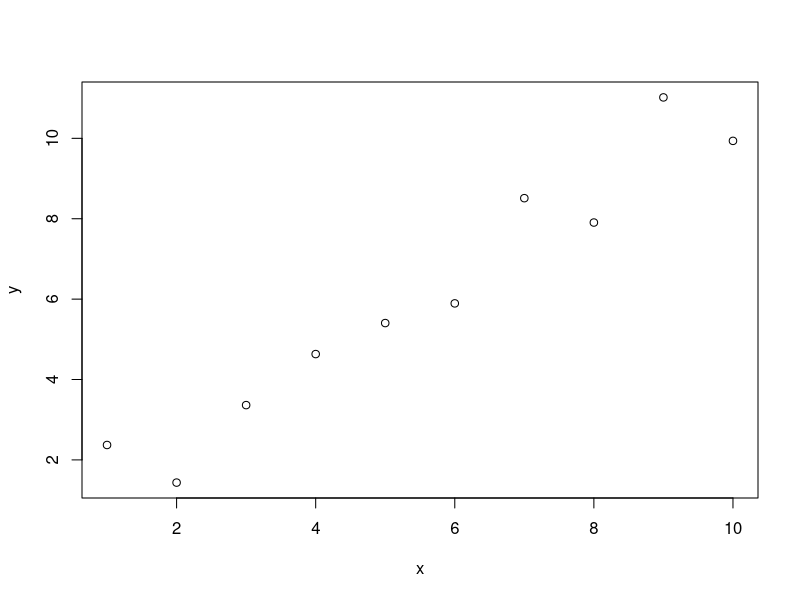
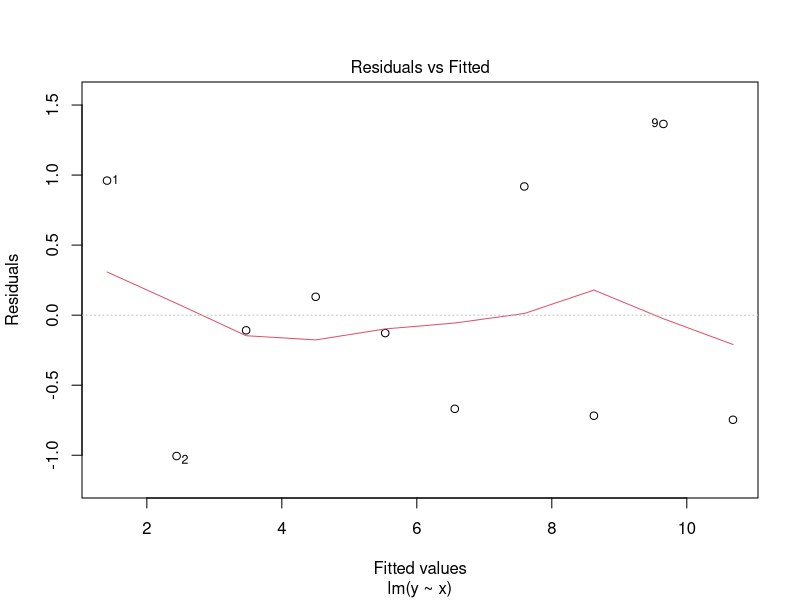
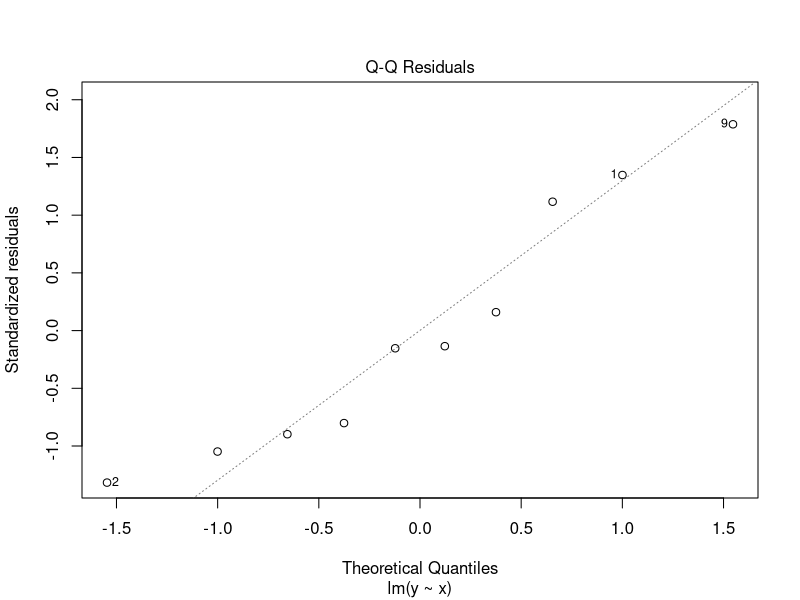
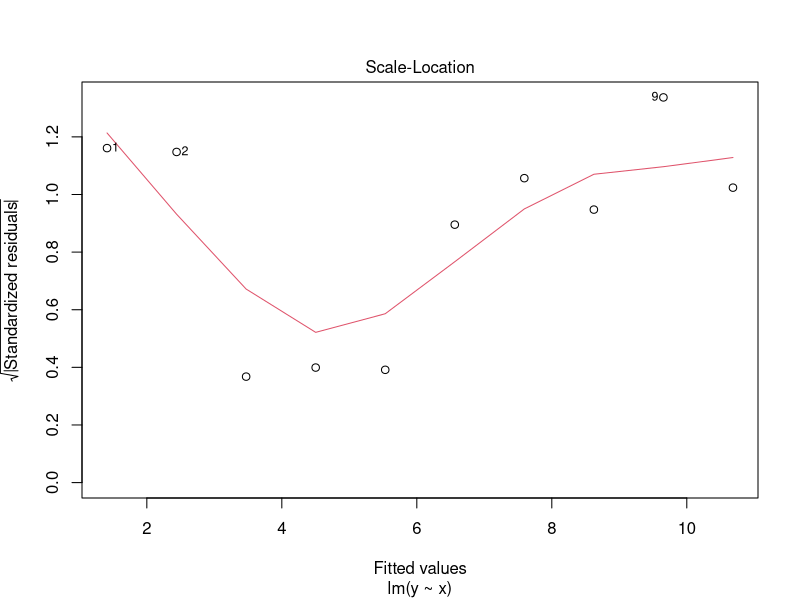
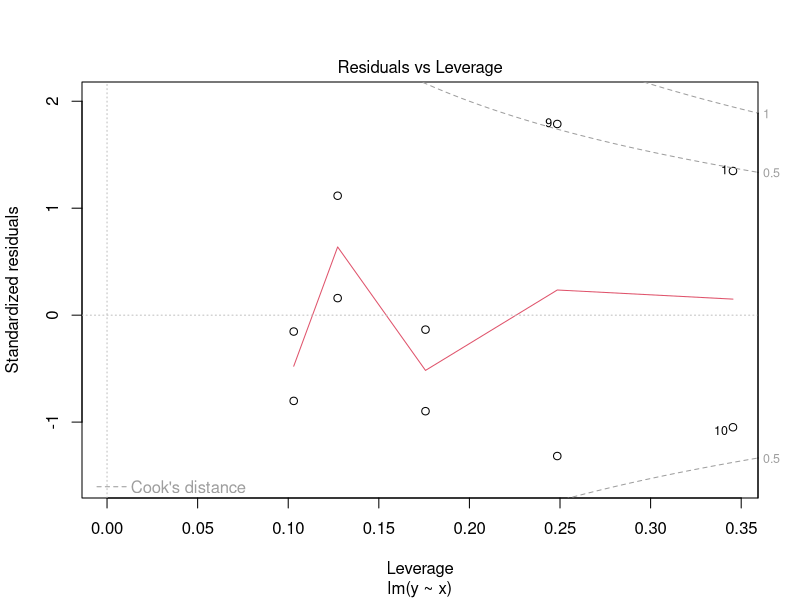
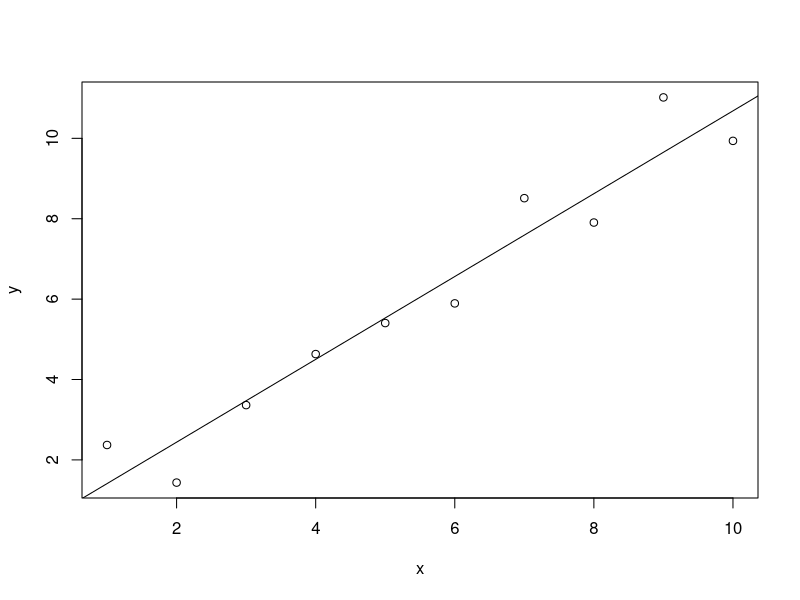

Write the R code that produced these figures, in order.
# Strings and quotes

"this is a string"

'this is also a string'

"This is a 'string' with quotes in it"

'This is also a \'string\' with quotes in it'

# Statistical procedures

?t.test

?rnorm

set.seed(42)

x <- 1:10
e <- rnorm(10, 0, 1)
y <- x + e

t.test(x, y)
t.test(x, y, paired = TRUE)

?cor

cor(x, y)

# Modelling

plot(y~x)

model <- lm(y~x)
summary(model)
plot(model)

plot(y~x)
abline(model)

# Built-in R data sets

data()

# Let's use iris

iris

head(iris)
iris$Species
iris$Sepal.Length
mean(iris$Sepal.Length)


# Let's pretend there's a ridiculous outlier

iris$Sepal.Length[15] <- 999
iris$Sepal.Length

mean(iris$Sepal.Length)

# Sometimes a value like 999 is really just a missing observation coded a weird way. Let's replace it

iris$Sepal.Length[15] <- NA
mean(iris$Sepal.Length)

mean(iris$Sepal.Length, na.rm = TRUE)


#More about NA

NA + 4
NA * 100
1 / 0

NA == 0

q <- NA

is.na(q)
is.na(0)
!is.na(q)

is.na(iris$Sepal.Length)
sum(is.na(iris$Sepal.Length))

iris2 <- na.omit(iris)

iris[is.na(iris$Sepal.Length), ]

# Class changes

class(iris$Sepal.Length)
iris$Sepal.Length[1]
iris$Sepal.Length[1] <- "5.1"

class(iris$Sepal.Length)
mean(iris$Sepal.Length, na.rm = TRUE)

iris$Sepal.Length <- as.numeric(iris$Sepal.Length)

mean(iris$Sepal.Length, na.rm = TRUE)



# Bonus look-ahead

library(dplyr)
t.test(iris %>% filter(Species == "virginica") %>% select(Petal.Width),
       iris %>% filter(Species == "versicolor") %>% select(Petal.Width))